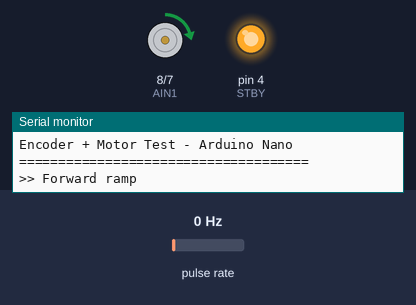
This sketch was run on a simulated Arduino Nano, built with avr-gcc and run on an emulated ATmega328P. On the bench: motor-driver pin pairs drawn as motors (green arrow = first pin HIGH = forward, orange = second pin HIGH = backward, longer = more drive, scaled by the enable pin, stopped while the standby pin is LOW), output pins drawn as LEDs (lit = HIGH), the last lines printed to the serial monitor. Wiring (inferred from the names in the program): pulse sensor: data pin 2. The inputs (shaded band) are chosen by the test bench; at power-on: pulse rate 0 Hz.

Above: at 0.17 s.
At 1.6 s:
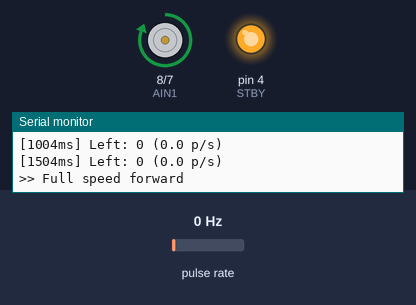
At 3.61 s:
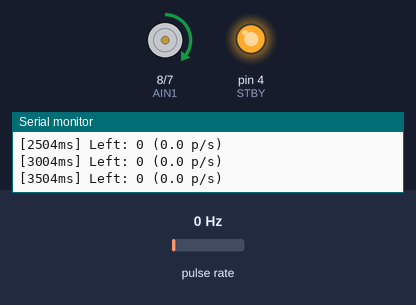
At 6.6 s:
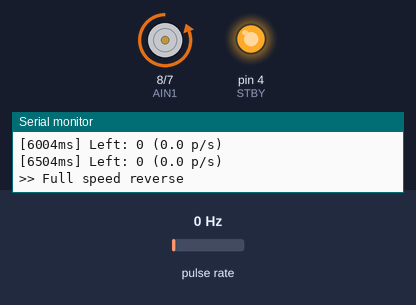
Timing chart, 0 to 10.6 s (numbered marks = the images above):
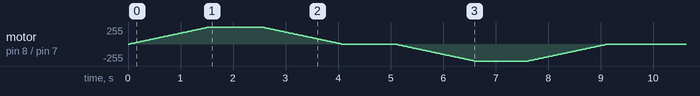

The sketch:

Diferential_robot_ArduinoNano_V1.ino
```cpp
/*
 * LM393 Encoder + TB6612FNG Motor Test - Arduino Nano
 *
 * Encoder connections:
 * - Left Encoder D0 → D2 (INT0)
 *
 * Motor driver connections:
 * - STBY → D4
 * - PWMA → D5
 * - AIN2 → D7
 * - AIN1 → D8
 * - AO1/AO2 → Motor
 */

// ============================================================================
// PIN DEFINITIONS
// ============================================================================
const uint8_t ENCODER_LEFT_PIN = 2;

const uint8_t STBY = 4;
const uint8_t PWMA = 5;
const uint8_t AIN1 = 8;
const uint8_t AIN2 = 7;

// ============================================================================
// ENCODER VARIABLES
// ============================================================================
volatile long encoderLeftCount = 0;

void encoderLeftISR() {
  encoderLeftCount++;
}

// ============================================================================
// MOTOR HELPERS
// ============================================================================
void motorForward(uint8_t speed) {
  digitalWrite(AIN1, HIGH);
  digitalWrite(AIN2, LOW);
  analogWrite(PWMA, speed);
}

void motorReverse(uint8_t speed) {
  digitalWrite(AIN1, LOW);
  digitalWrite(AIN2, HIGH);
  analogWrite(PWMA, speed);
}

void motorStop() {
  digitalWrite(AIN1, LOW);
  digitalWrite(AIN2, LOW);
  analogWrite(PWMA, 0);
}

// ============================================================================
// MOTOR TEST STATE MACHINE
// ============================================================================
enum MotorState {
  FWD_RAMP_UP,
  FWD_HOLD,
  FWD_RAMP_DOWN,
  PAUSE_1,
  REV_RAMP_UP,
  REV_HOLD,
  REV_RAMP_DOWN,
  PAUSE_2,
  DONE
};

MotorState motorState    = FWD_RAMP_UP;
int        currentSpeed  = 0;
unsigned long stateTimer = 0;

void updateMotorTest(unsigned long now) {
  if (motorState == DONE) return;

  switch (motorState) {
    case FWD_RAMP_UP:
      if (now - stateTimer >= 30) {
        currentSpeed += 5;
        motorForward(currentSpeed);
        stateTimer = now;
        if (currentSpeed >= 255) { motorState = FWD_HOLD; stateTimer = now; Serial.println(F(">> Full speed forward")); }
      }
      break;

    case FWD_HOLD:
      if (now - stateTimer >= 1000) { motorState = FWD_RAMP_DOWN; stateTimer = now; }
      break;

    case FWD_RAMP_DOWN:
      if (now - stateTimer >= 30) {
        currentSpeed -= 5;
        motorForward(currentSpeed);
        stateTimer = now;
        if (currentSpeed <= 0) { motorStop(); motorState = PAUSE_1; stateTimer = now; Serial.println(F(">> Stop")); }
      }
      break;

    case PAUSE_1:
      if (now - stateTimer >= 1000) { motorState = REV_RAMP_UP; stateTimer = now; Serial.println(F(">> Reverse ramp")); }
      break;

    case REV_RAMP_UP:
      if (now - stateTimer >= 30) {
        currentSpeed += 5;
        motorReverse(currentSpeed);
        stateTimer = now;
        if (currentSpeed >= 255) { motorState = REV_HOLD; stateTimer = now; Serial.println(F(">> Full speed reverse")); }
      }
      break;

    case REV_HOLD:
      if (now - stateTimer >= 1000) { motorState = REV_RAMP_DOWN; stateTimer = now; }
      break;

    case REV_RAMP_DOWN:
      if (now - stateTimer >= 30) {
        currentSpeed -= 5;
        motorReverse(currentSpeed);
        stateTimer = now;
        if (currentSpeed <= 0) { motorStop(); motorState = PAUSE_2; stateTimer = now; Serial.println(F(">> Stop - motor test done")); }
      }
      break;

    case PAUSE_2:
      if (now - stateTimer >= 1000) { motorState = DONE; }
      break;

    case DONE:
      break;
  }
}

// ============================================================================
// ENCODER REPORT
// ============================================================================
unsigned long lastReportTime = 0;
const unsigned long REPORT_INTERVAL = 500;
long lastLeftCount = 0;

void printEncoderReport(unsigned long now) {
  if (now - lastReportTime < REPORT_INTERVAL) return;

  unsigned long deltaTime = now - lastReportTime;

  noInterrupts();
  long leftCount = encoderLeftCount;
  interrupts();

  long leftDelta = leftCount - lastLeftCount;
  float leftSpeed = (leftDelta * 1000.0) / deltaTime;

  Serial.print(F("["));
  Serial.print(now);
  Serial.print(F("ms] Left: "));
  Serial.print(leftCount);
  Serial.print(F(" ("));
  Serial.print(leftSpeed, 1);
  Serial.println(F(" p/s)"));

  lastReportTime = now;
  lastLeftCount  = leftCount;
}

// ============================================================================
// SETUP
// ============================================================================
void setup() {
  Serial.begin(115200);
  while (!Serial) { ; }

  Serial.println(F("\n====================================="));
  Serial.println(F("Encoder + Motor Test - Arduino Nano"));
  Serial.println(F("=====================================\n"));

  pinMode(ENCODER_LEFT_PIN, INPUT_PULLUP);
  attachInterrupt(digitalPinToInterrupt(ENCODER_LEFT_PIN), encoderLeftISR, CHANGE);

  pinMode(STBY, OUTPUT);
  pinMode(PWMA, OUTPUT);
  pinMode(AIN1, OUTPUT);
  pinMode(AIN2, OUTPUT);
  digitalWrite(STBY, HIGH);

  stateTimer   = millis();
  lastReportTime = millis();

  Serial.println(F(">> Forward ramp"));
}

// ============================================================================
// LOOP
// ============================================================================
void loop() {
  unsigned long now = millis();
  updateMotorTest(now);
  printEncoderReport(now);
}
```
